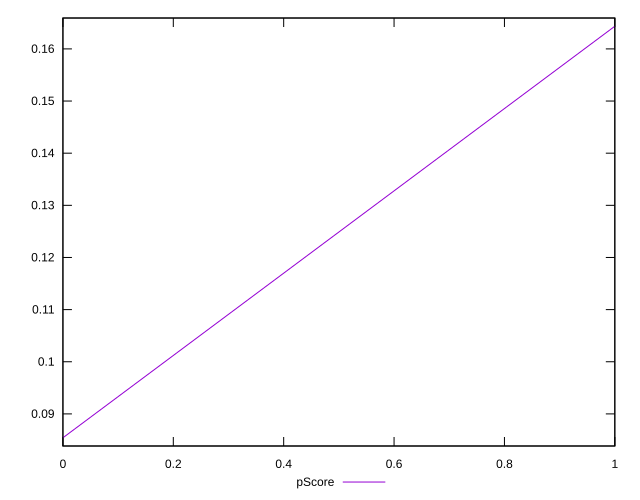

This figure's gnuplot source:
reset

$pScore <<EOF
0 0.08542138785008696
1 0.1643454802472264
EOF

set key outside below
set xrange [0:1]
set yrange [0.08384290600214417:0.1659239620951692]
set trange [0.08384290600214417:0.1659239620951692]
set terminal svg size 640, 500 enhanced background rgb 'white'
set output "reports/report_00030_2021-02-24T20-42-31.540Z/speed-index/samples/astro/pScore/sorted.svg"

plot $pScore title "pScore" with line

reset
